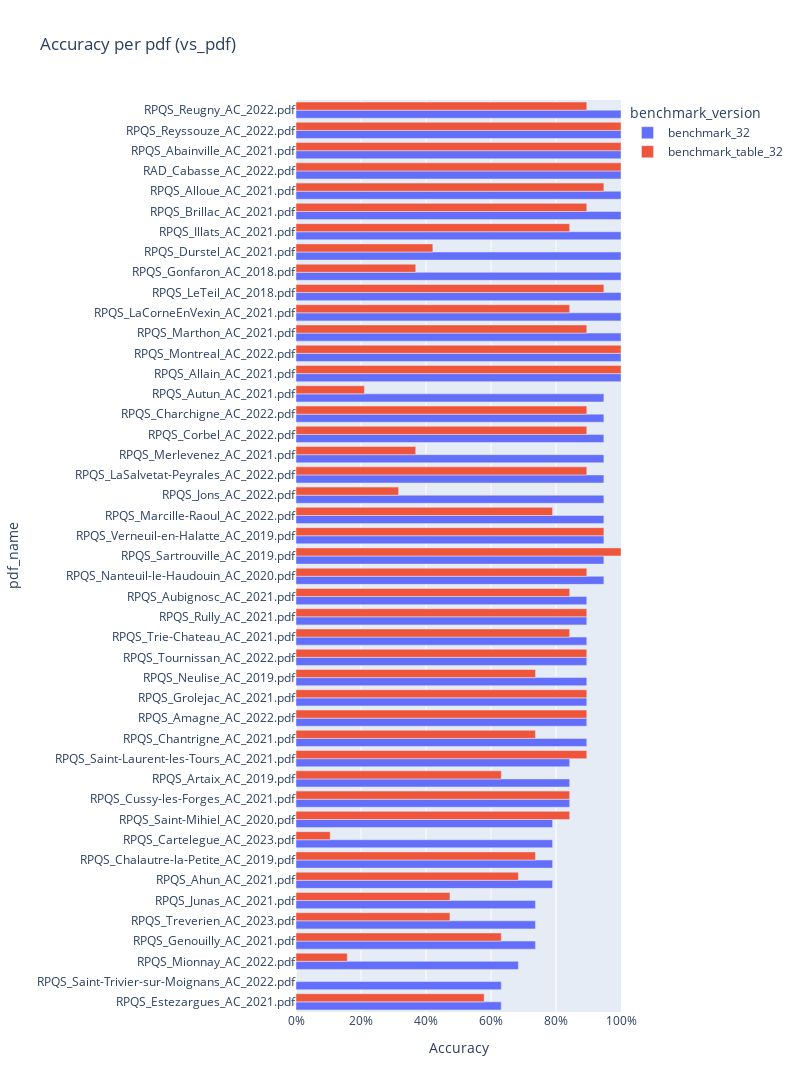

Notebook source saved alongside this figure:
### Markdown cell above
Plot the accuracy per pdf

### Code cell
# Choose the benchmark versions to be studied
benchmark_list = ["benchmark_32", "benchmark_table_32"]

# Choose the benchmark version fixing PDF order (descending accuracy)
pdf_order = "benchmark_32"

# Select data in the metrics dataframe
data_to_plot = df_per_pdf[['benchmark_version', 'pdf_name', 'accuracy_vs_sispea', 'accuracy_vs_pdf']]
data_to_plot = data_to_plot[data_to_plot["benchmark_version"].isin(benchmark_list)]

# Order PDF by accuracy
pdf_order_list = (df_per_pdf[df_per_pdf["benchmark_version"]==pdf_order]
                  .sort_values(by="accuracy_vs_pdf", ascending=True)["pdf_name"]
                  .to_list())
data_to_plot['pdf_name'] = pd.Categorical(data_to_plot['pdf_name'], categories=pdf_order_list, ordered=True)
data_to_plot = data_to_plot.sort_values("pdf_name")

# Simplify PDF names
data_to_plot['pdf_name'] = data_to_plot['pdf_name'].str.replace(r"_rpqsid_\d+|_cp\d+", "", regex=True)

# Choose color order 
benchmark_order_list = data_to_plot["benchmark_version"].unique().tolist()
benchmark_order_list.sort(key=lambda x: int(x.split("_")[-1]))
benchmark_nb_order_list = [int(x.split("_")[-1]) for x in benchmark_order_list]

# Plot
#for tag in ["vs_sispea", "vs_pdf"]:
for tag in ["vs_pdf"]:
    fig = px.bar(data_to_plot, 
                y="pdf_name", 
                x="accuracy_"+tag, 
                color="benchmark_version", 
                category_orders={"benchmark_version": reversed(benchmark_order_list)},
                #color_discrete_sequence=[px.colors.qualitative.Plotly[x%10] for x in benchmark_nb_order_list],
                height=1200,  #600,
                width=800,
                barmode='group',
                title=f"Accuracy per pdf ({tag})")
    fig.layout.xaxis.tickformat = ',.0%'
    fig.update(layout_xaxis_range = [0,1], layout_xaxis_title="Accuracy")
    fig.show()

### Figure 1 — Plotly figure (JSON) as saved in the notebook; plotly's stock layout.template omitted (floating-point values rounded to 4 significant figures)
{"data": [{"alignmentgroup": "True", "hovertemplate": "benchmark_version=benchmark_32<br>accuracy_vs_pdf=%{x}<br>pdf_name=%{y}<extra></extra>", "legendgroup": "benchmark_32", "marker": {"color": "#636efa", "pattern": {"shape": ""}}, "name": "benchmark_32", "offsetgroup": "benchmark_32", "orientation": "h", "showlegend": true, "textposition": "auto", "type": "bar", "x": [0.6316, 0.6316, 0.6842, 0.7368, 0.7368, 0.7368, 0.7895, 0.7895, 0.7895, 0.7895, 0.8421, 0.8421, 0.8421, 0.8947, 0.8947, 0.8947, 0.8947, 0.8947, 0.8947, 0.8947, 0.8947, 0.9474, 0.9474, 0.9474, 0.9474, 0.9474, 0.9474, 0.9474, 0.9474, 0.9474, 0.9474, 1, 1, 1, 1, 1, 1, 1, 1, 1, 1, 1, 1, 1, 1], "xaxis": "x", "y": ["RPQS_Estezargues_AC_2021.pdf", "RPQS_Saint-Trivier-sur-Moignans_AC_2022.pdf", "RPQS_Mionnay_AC_2022.pdf", "RPQS_Genouilly_AC_2021.pdf", "RPQS_Treverien_AC_2023.pdf", "RPQS_Junas_AC_2021.pdf", "RPQS_Ahun_AC_2021.pdf", "RPQS_Chalautre-la-Petite_AC_2019.pdf", "RPQS_Cartelegue_AC_2023.pdf", "RPQS_Saint-Mihiel_AC_2020.pdf", "RPQS_Cussy-les-Forges_AC_2021.pdf", "RPQS_Artaix_AC_2019.pdf", "RPQS_Saint-Laurent-les-Tours_AC_2021.pdf", "RPQS_Chantrigne_AC_2021.pdf", "RPQS_Amagne_AC_2022.pdf", "RPQS_Grolejac_AC_2021.pdf", "RPQS_Neulise_AC_2019.pdf", "RPQS_Tournissan_AC_2022.pdf", "RPQS_Trie-Chateau_AC_2021.pdf", "RPQS_Rully_AC_2021.pdf", "RPQS_Aubignosc_AC_2021.pdf", "RPQS_Nanteuil-le-Haudouin_AC_2020.pdf", "RPQS_Sartrouville_AC_2019.pdf", "RPQS_Verneuil-en-Halatte_AC_2019.pdf", "RPQS_Marcille-Raoul_AC_2022.pdf", "RPQS_Jons_AC_2022.pdf", "RPQS_LaSalvetat-Peyrales_AC_2022.pdf", "RPQS_Merlevenez_AC_2021.pdf", "RPQS_Corbel_AC_2022.pdf", "RPQS_Charchigne_AC_2022.pdf", "RPQS_Autun_AC_2021.pdf", "RPQS_Allain_AC_2021.pdf", "RPQS_Montreal_AC_2022.pdf", "RPQS_Marthon_AC_2021.pdf", "RPQS_LaCorneEnVexin_AC_2021.pdf", "RPQS_LeTeil_AC_2018.pdf", "RPQS_Gonfaron_AC_2018.pdf", "RPQS_Durstel_AC_2021.pdf", "RPQS_Illats_AC_2021.pdf", "RPQS_Brillac_AC_2021.pdf", "RPQS_Alloue_AC_2021.pdf", "RAD_Cabasse_AC_2022.pdf", "RPQS_Abainville_AC_2021.pdf", "RPQS_Reyssouze_AC_2022.pdf", "RPQS_Reugny_AC_2022.pdf"], "yaxis": "y"}, {"alignmentgroup": "True", "hovertemplate": "benchmark_version=benchmark_table_32<br>accuracy_vs_pdf=%{x}<br>pdf_name=%{y}<extra></extra>", "legendgroup": "benchmark_table_32", "marker": {"color": "#EF553B", "pattern": {"shape": ""}}, "name": "benchmark_table_32", "offsetgroup": "benchmark_table_32", "orientation": "h", "showlegend": true, "textposition": "auto", "type": "bar", "x": [0.5789, 0, 0.1579, 0.6316, 0.4737, 0.4737, 0.6842, 0.7368, 0.1053, 0.8421, 0.8421, 0.6316, 0.8947, 0.7368, 0.8947, 0.8947, 0.7368, 0.8947, 0.8421, 0.8947, 0.8421, 0.8947, 1, 0.9474, 0.7895, 0.3158, 0.8947, 0.3684, 0.8947, 0.8947, 0.2105, 1, 1, 0.8947, 0.8421, 0.9474, 0.3684, 0.4211, 0.8421, 0.8947, 0.9474, 1, 1, 1, 0.8947], "xaxis": "x", "y": ["RPQS_Estezargues_AC_2021.pdf", "RPQS_Saint-Trivier-sur-Moignans_AC_2022.pdf", "RPQS_Mionnay_AC_2022.pdf", "RPQS_Genouilly_AC_2021.pdf", "RPQS_Treverien_AC_2023.pdf", "RPQS_Junas_AC_2021.pdf", "RPQS_Ahun_AC_2021.pdf", "RPQS_Chalautre-la-Petite_AC_2019.pdf", "RPQS_Cartelegue_AC_2023.pdf", "RPQS_Saint-Mihiel_AC_2020.pdf", "RPQS_Cussy-les-Forges_AC_2021.pdf", "RPQS_Artaix_AC_2019.pdf", "RPQS_Saint-Laurent-les-Tours_AC_2021.pdf", "RPQS_Chantrigne_AC_2021.pdf", "RPQS_Amagne_AC_2022.pdf", "RPQS_Grolejac_AC_2021.pdf", "RPQS_Neulise_AC_2019.pdf", "RPQS_Tournissan_AC_2022.pdf", "RPQS_Trie-Chateau_AC_2021.pdf", "RPQS_Rully_AC_2021.pdf", "RPQS_Aubignosc_AC_2021.pdf", "RPQS_Nanteuil-le-Haudouin_AC_2020.pdf", "RPQS_Sartrouville_AC_2019.pdf", "RPQS_Verneuil-en-Halatte_AC_2019.pdf", "RPQS_Marcille-Raoul_AC_2022.pdf", "RPQS_Jons_AC_2022.pdf", "RPQS_LaSalvetat-Peyrales_AC_2022.pdf", "RPQS_Merlevenez_AC_2021.pdf", "RPQS_Corbel_AC_2022.pdf", "RPQS_Charchigne_AC_2022.pdf", "RPQS_Autun_AC_2021.pdf", "RPQS_Allain_AC_2021.pdf", "RPQS_Montreal_AC_2022.pdf", "RPQS_Marthon_AC_2021.pdf", "RPQS_LaCorneEnVexin_AC_2021.pdf", "RPQS_LeTeil_AC_2018.pdf", "RPQS_Gonfaron_AC_2018.pdf", "RPQS_Durstel_AC_2021.pdf", "RPQS_Illats_AC_2021.pdf", "RPQS_Brillac_AC_2021.pdf", "RPQS_Alloue_AC_2021.pdf", "RAD_Cabasse_AC_2022.pdf", "RPQS_Abainville_AC_2021.pdf", "RPQS_Reyssouze_AC_2022.pdf", "RPQS_Reugny_AC_2022.pdf"], "yaxis": "y"}], "layout": {"barmode": "group", "height": 1200, "legend": {"title": {"text": "benchmark_version"}, "tracegroupgap": 0}, "title": {"text": "Accuracy per pdf (vs_pdf)"}, "width": 800, "xaxis": {"anchor": "y", "domain": [0, 1], "range": [0, 1], "tickformat": ",.0%", "title": {"text": "Accuracy"}}, "yaxis": {"anchor": "x", "domain": [0, 1], "title": {"text": "pdf_name"}}}}
